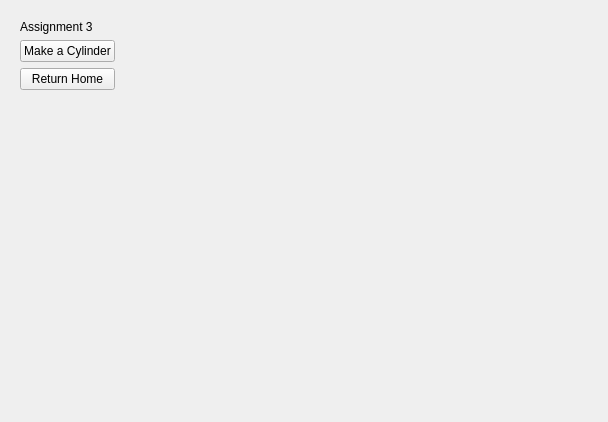
<?xml version="1.0" encoding="UTF-8"?>
<ui version="4.0">
 <class>Form</class>
 <widget class="QWidget" name="Form">
  <property name="geometry">
   <rect>
    <x>0</x>
    <y>0</y>
    <width>608</width>
    <height>422</height>
   </rect>
  </property>
  <property name="windowTitle">
   <string>Form</string>
  </property>
  <layout class="QGridLayout" name="gridLayout">
   <item row="0" column="0">
    <widget class="QWidget" name="controlsBox" native="true">
     <layout class="QVBoxLayout" name="verticalLayout">
      <item>
       <widget class="QLabel" name="label">
        <property name="text">
         <string>Assignment 3</string>
        </property>
       </widget>
      </item>
      <item>
       <widget class="QPushButton" name="exampleBtn">
        <property name="text">
         <string>Make a Cylinder</string>
        </property>
       </widget>
      </item>
      <item>
       <widget class="QPushButton" name="homeBtn">
        <property name="text">
         <string>Return Home</string>
        </property>
       </widget>
      </item>
      <item>
       <spacer name="verticalSpacer">
        <property name="orientation">
         <enum>Qt::Vertical</enum>
        </property>
        <property name="sizeHint" stdset="0">
         <size>
          <width>20</width>
          <height>40</height>
         </size>
        </property>
       </spacer>
      </item>
     </layout>
    </widget>
   </item>
   <item row="0" column="1">
    <spacer name="horizontalSpacer">
     <property name="orientation">
      <enum>Qt::Horizontal</enum>
     </property>
     <property name="sizeHint" stdset="0">
      <size>
       <width>439</width>
       <height>20</height>
      </size>
     </property>
    </spacer>
   </item>
  </layout>
 </widget>
 <resources/>
 <connections/>
</ui>
